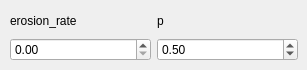
         <widget class="QWidget" name="tab_23">
          <attribute name="title">
           <string>BBoxSafeRandomCrop</string>
          </attribute>
          <widget class="QWidget" name="gridLayoutWidget_34">
           <property name="geometry">
            <rect>
             <x>10</x>
             <y>10</y>
             <width>288</width>
             <height>51</height>
            </rect>
           </property>
           <layout class="QGridLayout" name="gridLayout_37">
            <item row="0" column="0">
             <widget class="QLabel" name="label_71">
              <property name="text">
               <string>erosion_rate</string>
              </property>
             </widget>
            </item>
            <item row="0" column="1">
             <widget class="QLabel" name="label_124">
              <property name="text">
               <string>p</string>
              </property>
             </widget>
            </item>
            <item row="1" column="0">
             <widget class="QDoubleSpinBox" name="sb_bbsrc_er">
              <property name="singleStep">
               <double>0.100000000000000</double>
              </property>
             </widget>
            </item>
            <item row="1" column="1">
             <widget class="QDoubleSpinBox" name="sb_bbsrc_p">
              <property name="maximum">
               <double>1.000000000000000</double>
              </property>
              <property name="singleStep">
               <double>0.100000000000000</double>
              </property>
              <property name="value">
               <double>0.500000000000000</double>
              </property>
             </widget>
            </item>
           </layout>
          </widget>
         </widget>
